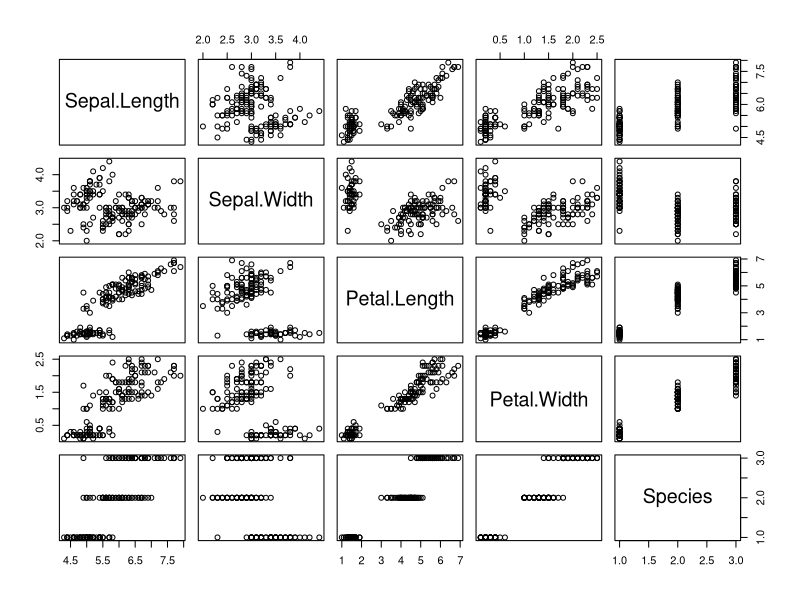
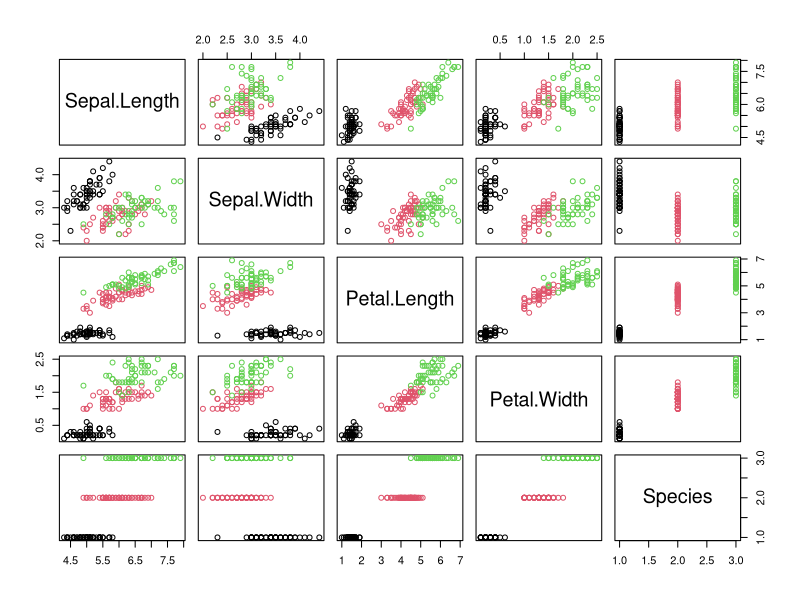
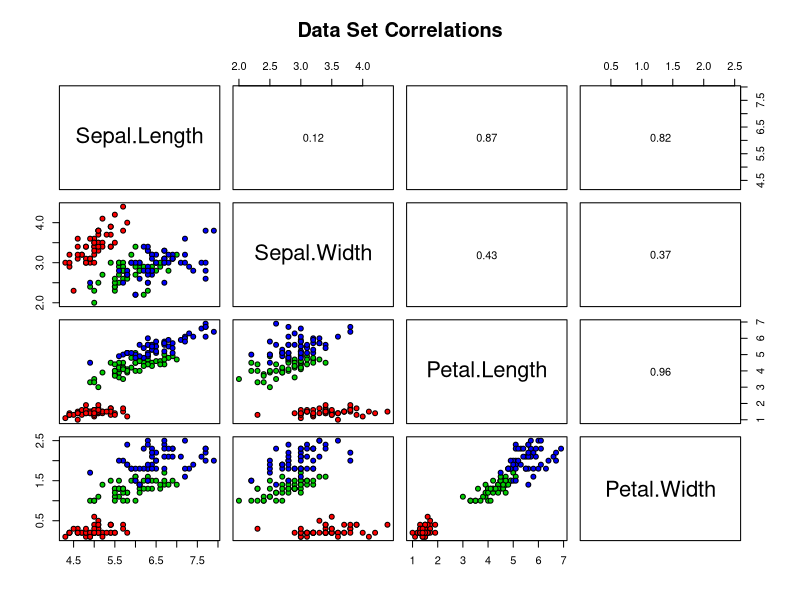
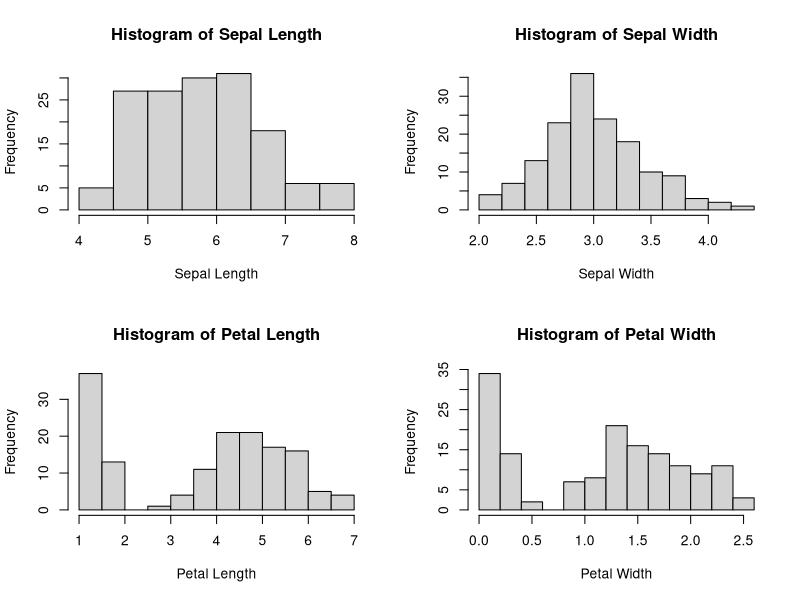
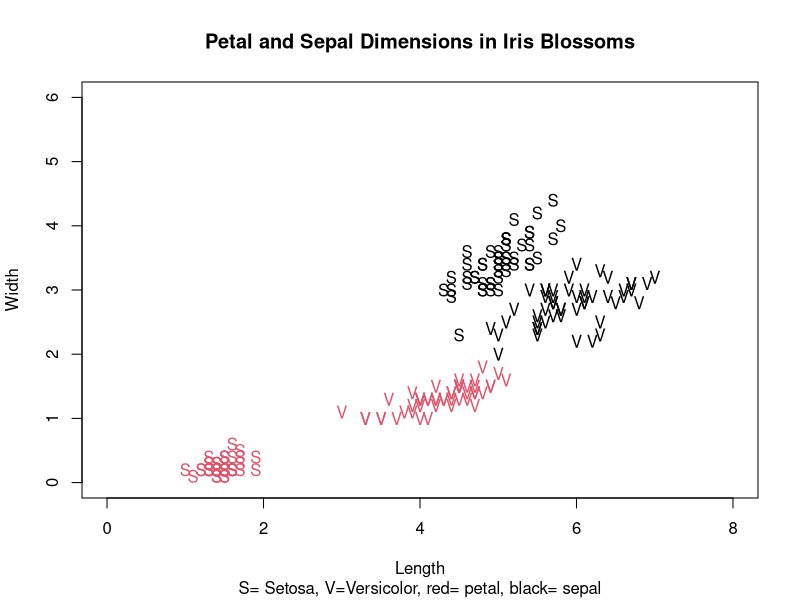
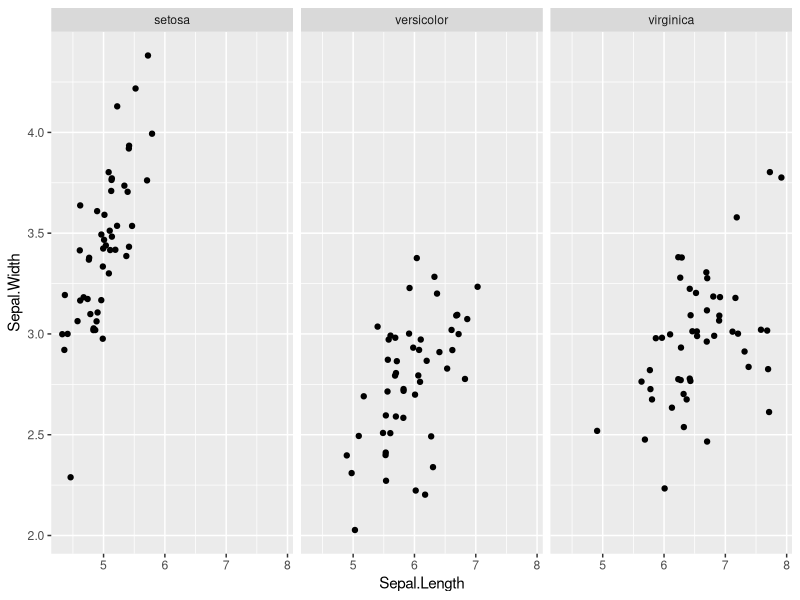
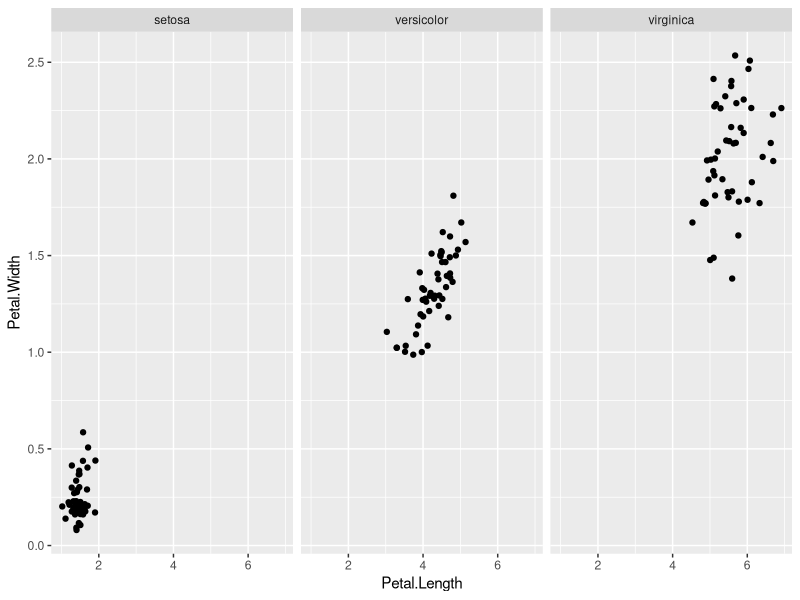

Reproduce these figures in R, in order.
##Run line by line to understand how the code works

#Install these packages prior to running
#Then load packages
require("dplyr")
require("tidyr")
require("magrittr")
require("ggplot2")
require("caret")
require("e1071")
library(datasets)

##load the iris dataset as a dataframe for easier viewing
iris <- as.data.frame(iris)
View(iris)

#summarize the dataset
sum <- as.data.frame(summary(iris))
View(sum)

#visualize the whole dataset
pairs(iris)
#color code the visual
pairs(iris, col= iris$Species)

##COMMENT THIS SECTION
panel.pearson <- function(x, y, ...) {
  horizontal <- (par("usr")[1] + par("usr")[2]) / 2; 
  vertical <- (par("usr")[3] + par("usr")[4]) / 2; 
  text(horizontal, vertical, format(abs(cor(x,y)), digits=2)) 
}
pairs(iris[1:4], main = "Data Set Correlations", pch = 21, bg = c("red","green3","blue")[unclass(iris$Species)], upper.panel=panel.pearson)


#set up 4x4 plot
par(mfrow=c(2,2))
#add histograms for each variable
hist(iris$Sepal.Length, xlab = "Sepal Length", main = "Histogram of Sepal Length")
hist(iris$Sepal.Width, xlab = "Sepal Width", main = "Histogram of Sepal Width")
hist(iris$Petal.Length, xlab = "Petal Length", main = "Histogram of Petal Length")
hist(iris$Petal.Width, xlab = "Petal Width", main = "Histogram of Petal Width")

#set up 1x1 plot
par(mfrow=c(1,1))

#find where the dataframes contains data for the setosa and versicolor species (virginica not included)
is <- iris$Species == "setosa"
iv <- iris$Species == "versicolor"

##dimensions of a setosa petal
is_len= iris[is, c(1,3)]
##dimensions of a setosa sepal
is_wid= iris[is, c(2,4)]
##dimensions of a versicolor petal
iv_len= iris[iv, c(1,3)]
##dimensions of a versicolor sepal
iv_wid= iris[iv, c(2,4)]

##set axes limits and chart labels
matplot(c(0, 8), c(0, 6), type =  "n", xlab = "Length", ylab = "Width",
        main = "Petal and Sepal Dimensions in Iris Blossoms", sub= "S= Setosa, V=Versicolor, red= petal, black= sepal")

##plot all 4 data sets, points for sepal will show up as a letter s and points for versicolor will show up as letter v
##petal dimensions are plotted in red, sepal dimensions are plotted in black
matpoints(is_len, is_wid, pch = "SS")
matpoints(iv_len, iv_wid, pch = "VV")

##plot the sepal dimensions of each species
ggplot(iris, aes(x = Sepal.Length, y = Sepal.Width)) +
  geom_jitter() +
  facet_grid(. ~ Species)

##plot the petal dimensions of each species
ggplot(iris, aes(x = Petal.Length, y = Petal.Width)) +
  geom_jitter() +
  facet_grid(. ~ Species)

##See https://www.kaggle.com/antoniolopez/iris-data-visualization-with-r for additional visualization tutorials


##REGRESSION analysis using only petal length and seppal length
##Create a second iris element called Is.Versicolor with just the index where the species is versicolor
iris[['Is.Versicolor']] <- as.numeric(iris[['Species']] == 'versicolor')

##Try using a linear model to carry out regression
fit.lm <- lm(Is.Versicolor ~ Petal.Length + Sepal.Length, data = iris)

##Print a summary of the regression analysis and all statistics
summary(fit.lm)

##Create a third iris element which gives prediction values for each row of values with the regression equation created
pred <- predict(fit.lm)

##comvert this to a binary indicator (is versicolor > 0.5 and is not versicolor < 0.5)
iris[['Predict.Versicolor.lm']] <- as.numeric(pred > 0.5)

## compare actual value and predicted value binary
fit.lm.outcome <- table(iris[, c('Is.Versicolor', 'Predict.Versicolor.lm')])


##LOGISTIC REGRESSION analysis using only petal length and seppal length
fit.logit <- glm(Is.Versicolor ~ Petal.Length + Sepal.Length, data = iris, family = binomial(link = 'logit'))
summary(fit.logit)
iris[['Predict.Versicolor.logit']] <- as.numeric(predict(fit.logit) > 0.5)
fit.logit.outcome <- table(iris[, c('Is.Versicolor', 'Predict.Versicolor.logit')])


##REGRESSION analysis using only petal length and seppal length
all.lm <- lm(Is.Versicolor ~ Petal.Length + Sepal.Length+ Petal.Width + Sepal.Width, data = iris)
summary(fit.lm)
pred <- predict(fit.lm)
iris[['Predict.Versicolor.lm']] <- as.numeric(pred > 0.5)
all.lm.outcome <- table(iris[, c('Is.Versicolor', 'Predict.Versicolor.lm')])


##LOGISTIC REGRESSION analysis using all 4 variables
fit.logit <- glm(Is.Versicolor ~ Petal.Length + Sepal.Length + Petal.Width + Sepal.Width, data = iris, family = binomial(link = 'logit'))
summary(fit.logit)
iris[['Predict.Versicolor.logit']] <- as.numeric(predict(fit.logit) > 0.5)
all.logit.outcome <- table(iris[, c('Is.Versicolor', 'Predict.Versicolor.logit')])


##CARET machine learning
#partition the data into testing and training sets (75:25 training:test)
index <- createDataPartition(iris$Species, p=0.75, list=FALSE)
iris.training <- iris[index,]
iris.test <- iris[-index,]

#see all the methods availale to the caret package
names(getModelInfo())
#Train model with different methods, columns 1-4 are the features (RHS) and column 5 is the target variable (LHS)
model_knn <- train(iris.training[, 1:4], iris.training[, 5], method='knn')
model_cart <- train(iris.training[, 1:4], iris.training[, 5], method='rpart2')
# Predict the labels of the test set
prediction_knn<-predict(object=model_knn,iris.test[,1:4])
prediction_cart<-predict(object=model_cart,iris.test[,1:4])
# Evaluate the predictions
table(prediction_knn)
table(prediction_cart)
# Confusion matrix 
confusionMatrix(prediction_knn,iris.test[,5])
confusionMatrix(prediction_cart,iris.test[,5])

## Train model with preprocessing such as centering and scaling
model_knn <- train(iris.training[, 1:4], iris.training[, 5], method='knn', preProcess=c("center", "scale"))
predictions<-predict.train(object=model_knn,iris.test[,1:4], type="raw")
confusionMatrix(predictions,iris.test[,5])
